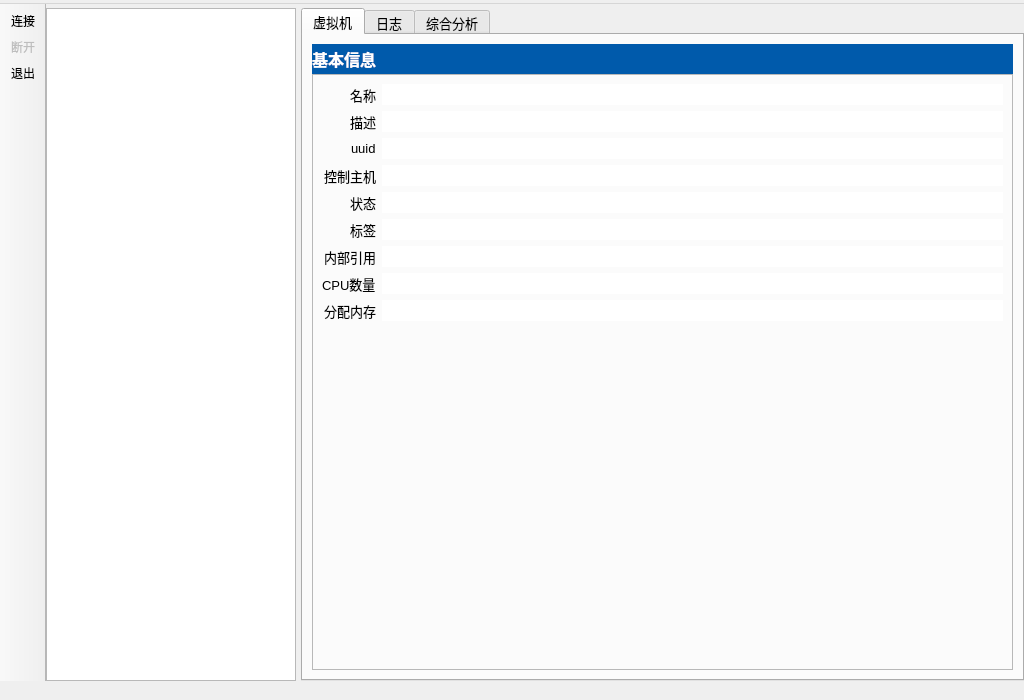
<?xml version="1.0" encoding="UTF-8"?>
<ui version="4.0">
 <class>MainWindow</class>
 <widget class="QMainWindow" name="MainWindow">
  <property name="geometry">
   <rect>
    <x>0</x>
    <y>0</y>
    <width>1024</width>
    <height>700</height>
   </rect>
  </property>
  <property name="windowTitle">
   <string>Micro XenServer Manager</string>
  </property>
  <property name="windowIcon">
   <iconset resource="resource.qrc">
    <normaloff>:/icon/resource/favicon.png</normaloff>:/icon/resource/favicon.png</iconset>
  </property>
  <property name="locale">
   <locale language="Chinese" country="China"/>
  </property>
  <property name="dockOptions">
   <set>QMainWindow::AnimatedDocks|QMainWindow::ForceTabbedDocks</set>
  </property>
  <widget class="QWidget" name="centralwidget">
   <property name="sizePolicy">
    <sizepolicy hsizetype="Expanding" vsizetype="Expanding">
     <horstretch>0</horstretch>
     <verstretch>0</verstretch>
    </sizepolicy>
   </property>
   <layout class="QVBoxLayout" name="verticalLayout">
    <property name="spacing">
     <number>0</number>
    </property>
    <property name="margin">
     <number>0</number>
    </property>
    <item>
     <widget class="QProgressBar" name="progressBar">
      <property name="sizePolicy">
       <sizepolicy hsizetype="Expanding" vsizetype="Fixed">
        <horstretch>0</horstretch>
        <verstretch>0</verstretch>
       </sizepolicy>
      </property>
      <property name="maximumSize">
       <size>
        <width>16777215</width>
        <height>4</height>
       </size>
      </property>
      <property name="styleSheet">
       <string notr="true">QProgressBar::chunk {
    border: 1px solid grey;
	border-left: 0px;
	border-right: 0px;
    border-radius: 5px;
    background-color: #b91f1f;
}
QProgressBar{
	border: 0px;
	background: transparent;
}</string>
      </property>
      <property name="textVisible">
       <bool>false</bool>
      </property>
      <property name="format">
       <string/>
      </property>
     </widget>
    </item>
    <item>
     <layout class="QHBoxLayout" name="horizontalLayout">
      <property name="margin">
       <number>0</number>
      </property>
      <item>
       <widget class="QTreeView" name="treeView">
        <property name="sizePolicy">
         <sizepolicy hsizetype="Fixed" vsizetype="Expanding">
          <horstretch>0</horstretch>
          <verstretch>0</verstretch>
         </sizepolicy>
        </property>
        <property name="maximumSize">
         <size>
          <width>250</width>
          <height>16777215</height>
         </size>
        </property>
        <property name="contextMenuPolicy">
         <enum>Qt::CustomContextMenu</enum>
        </property>
       </widget>
      </item>
      <item>
       <spacer name="horizontalSpacer">
        <property name="orientation">
         <enum>Qt::Horizontal</enum>
        </property>
        <property name="sizeType">
         <enum>QSizePolicy::Fixed</enum>
        </property>
        <property name="sizeHint" stdset="0">
         <size>
          <width>5</width>
          <height>20</height>
         </size>
        </property>
       </spacer>
      </item>
      <item>
       <widget class="QTabWidget" name="tabWidget">
        <property name="enabled">
         <bool>true</bool>
        </property>
        <property name="font">
         <font>
          <pointsize>10</pointsize>
         </font>
        </property>
        <property name="currentIndex">
         <number>0</number>
        </property>
        <property name="elideMode">
         <enum>Qt::ElideLeft</enum>
        </property>
        <widget class="QWidget" name="tabInformation">
         <attribute name="title">
          <string>虚拟机</string>
         </attribute>
         <layout class="QVBoxLayout" name="verticalLayout_3">
          <property name="spacing">
           <number>0</number>
          </property>
          <item>
           <widget class="QLabel" name="labelInformation">
            <property name="sizePolicy">
             <sizepolicy hsizetype="Preferred" vsizetype="Fixed">
              <horstretch>0</horstretch>
              <verstretch>0</verstretch>
             </sizepolicy>
            </property>
            <property name="minimumSize">
             <size>
              <width>0</width>
              <height>30</height>
             </size>
            </property>
            <property name="maximumSize">
             <size>
              <width>16777215</width>
              <height>30</height>
             </size>
            </property>
            <property name="font">
             <font>
              <pointsize>12</pointsize>
              <weight>75</weight>
              <bold>true</bold>
             </font>
            </property>
            <property name="styleSheet">
             <string notr="true">QLabel {
	color: white;
	background-color: rgb(0, 90, 171);
}</string>
            </property>
            <property name="text">
             <string>基本信息</string>
            </property>
            <property name="margin">
             <number>5</number>
            </property>
           </widget>
          </item>
          <item>
           <widget class="QFrame" name="frame">
            <property name="frameShape">
             <enum>QFrame::StyledPanel</enum>
            </property>
            <property name="frameShadow">
             <enum>QFrame::Sunken</enum>
            </property>
            <layout class="QFormLayout" name="formLayout_2">
             <property name="fieldGrowthPolicy">
              <enum>QFormLayout::AllNonFixedFieldsGrow</enum>
             </property>
             <property name="labelAlignment">
              <set>Qt::AlignRight|Qt::AlignTrailing|Qt::AlignVCenter</set>
             </property>
             <item row="0" column="0">
              <widget class="QLabel" name="label_4">
               <property name="font">
                <font>
                 <pointsize>10</pointsize>
                </font>
               </property>
               <property name="text">
                <string>名称</string>
               </property>
              </widget>
             </item>
             <item row="0" column="1">
              <widget class="QLineEdit" name="lineEdit_name_label">
               <property name="font">
                <font>
                 <pointsize>10</pointsize>
                </font>
               </property>
               <property name="frame">
                <bool>false</bool>
               </property>
               <property name="readOnly">
                <bool>true</bool>
               </property>
              </widget>
             </item>
             <item row="1" column="0">
              <widget class="QLabel" name="label_8">
               <property name="font">
                <font>
                 <pointsize>10</pointsize>
                </font>
               </property>
               <property name="text">
                <string>描述</string>
               </property>
              </widget>
             </item>
             <item row="1" column="1">
              <widget class="QLineEdit" name="lineEdit_name_description">
               <property name="font">
                <font>
                 <pointsize>10</pointsize>
                </font>
               </property>
               <property name="frame">
                <bool>false</bool>
               </property>
               <property name="readOnly">
                <bool>true</bool>
               </property>
              </widget>
             </item>
             <item row="2" column="0">
              <widget class="QLabel" name="label_2">
               <property name="font">
                <font>
                 <pointsize>10</pointsize>
                </font>
               </property>
               <property name="text">
                <string>uuid</string>
               </property>
              </widget>
             </item>
             <item row="2" column="1">
              <widget class="QLineEdit" name="lineEdit_uuid">
               <property name="font">
                <font>
                 <pointsize>10</pointsize>
                </font>
               </property>
               <property name="frame">
                <bool>false</bool>
               </property>
               <property name="readOnly">
                <bool>true</bool>
               </property>
              </widget>
             </item>
             <item row="4" column="0">
              <widget class="QLabel" name="label_3">
               <property name="font">
                <font>
                 <pointsize>10</pointsize>
                </font>
               </property>
               <property name="text">
                <string>状态</string>
               </property>
              </widget>
             </item>
             <item row="4" column="1">
              <widget class="QLineEdit" name="lineEdit_OpaqueRef">
               <property name="font">
                <font>
                 <pointsize>10</pointsize>
                </font>
               </property>
               <property name="frame">
                <bool>false</bool>
               </property>
               <property name="readOnly">
                <bool>true</bool>
               </property>
              </widget>
             </item>
             <item row="6" column="0">
              <widget class="QLabel" name="label_5">
               <property name="font">
                <font>
                 <pointsize>10</pointsize>
                </font>
               </property>
               <property name="text">
                <string>内部引用</string>
               </property>
              </widget>
             </item>
             <item row="6" column="1">
              <widget class="QLineEdit" name="lineEdit_power_state">
               <property name="font">
                <font>
                 <pointsize>10</pointsize>
                </font>
               </property>
               <property name="frame">
                <bool>false</bool>
               </property>
               <property name="readOnly">
                <bool>true</bool>
               </property>
              </widget>
             </item>
             <item row="7" column="0">
              <widget class="QLabel" name="label_6">
               <property name="font">
                <font>
                 <pointsize>10</pointsize>
                </font>
               </property>
               <property name="text">
                <string>CPU数量</string>
               </property>
              </widget>
             </item>
             <item row="7" column="1">
              <widget class="QLineEdit" name="lineEdit_VCPUs_at_startup">
               <property name="font">
                <font>
                 <pointsize>10</pointsize>
                </font>
               </property>
               <property name="frame">
                <bool>false</bool>
               </property>
               <property name="readOnly">
                <bool>true</bool>
               </property>
              </widget>
             </item>
             <item row="8" column="0">
              <widget class="QLabel" name="label_7">
               <property name="font">
                <font>
                 <pointsize>10</pointsize>
                </font>
               </property>
               <property name="text">
                <string>分配内存</string>
               </property>
              </widget>
             </item>
             <item row="8" column="1">
              <widget class="QLineEdit" name="lineEdit_memory_target">
               <property name="font">
                <font>
                 <pointsize>10</pointsize>
                </font>
               </property>
               <property name="frame">
                <bool>false</bool>
               </property>
               <property name="readOnly">
                <bool>true</bool>
               </property>
              </widget>
             </item>
             <item row="3" column="0">
              <widget class="QLabel" name="label_9">
               <property name="text">
                <string>控制主机</string>
               </property>
              </widget>
             </item>
             <item row="3" column="1">
              <widget class="QLineEdit" name="lineEdit_is_control_domain">
               <property name="font">
                <font>
                 <pointsize>10</pointsize>
                </font>
               </property>
               <property name="frame">
                <bool>false</bool>
               </property>
               <property name="readOnly">
                <bool>true</bool>
               </property>
              </widget>
             </item>
             <item row="5" column="0">
              <widget class="QLabel" name="label_10">
               <property name="font">
                <font>
                 <pointsize>10</pointsize>
                </font>
               </property>
               <property name="text">
                <string>标签</string>
               </property>
              </widget>
             </item>
             <item row="5" column="1">
              <widget class="QLineEdit" name="lineEdit_tags">
               <property name="font">
                <font>
                 <pointsize>10</pointsize>
                </font>
               </property>
               <property name="frame">
                <bool>false</bool>
               </property>
               <property name="readOnly">
                <bool>true</bool>
               </property>
              </widget>
             </item>
            </layout>
           </widget>
          </item>
         </layout>
        </widget>
        <widget class="QWidget" name="tabLog">
         <property name="sizePolicy">
          <sizepolicy hsizetype="Expanding" vsizetype="Expanding">
           <horstretch>0</horstretch>
           <verstretch>0</verstretch>
          </sizepolicy>
         </property>
         <attribute name="title">
          <string>日志</string>
         </attribute>
         <layout class="QVBoxLayout" name="verticalLayout_2">
          <property name="spacing">
           <number>0</number>
          </property>
          <item>
           <widget class="QLabel" name="labelLog">
            <property name="sizePolicy">
             <sizepolicy hsizetype="Preferred" vsizetype="Fixed">
              <horstretch>0</horstretch>
              <verstretch>0</verstretch>
             </sizepolicy>
            </property>
            <property name="minimumSize">
             <size>
              <width>0</width>
              <height>30</height>
             </size>
            </property>
            <property name="maximumSize">
             <size>
              <width>16777215</width>
              <height>30</height>
             </size>
            </property>
            <property name="font">
             <font>
              <pointsize>12</pointsize>
              <weight>75</weight>
              <bold>true</bold>
             </font>
            </property>
            <property name="styleSheet">
             <string notr="true">QLabel {
	color: white;
	background-color: rgb(0, 90, 171);
}</string>
            </property>
            <property name="text">
             <string>资源池日志</string>
            </property>
            <property name="margin">
             <number>5</number>
            </property>
           </widget>
          </item>
          <item>
           <widget class="QPlainTextEdit" name="plainTextLog">
            <property name="font">
             <font>
              <pointsize>12</pointsize>
             </font>
            </property>
            <property name="frameShape">
             <enum>QFrame::StyledPanel</enum>
            </property>
            <property name="lineWrapMode">
             <enum>QPlainTextEdit::NoWrap</enum>
            </property>
            <property name="readOnly">
             <bool>true</bool>
            </property>
           </widget>
          </item>
          <item>
           <widget class="QPushButton" name="pushButtonSaveLog">
            <property name="font">
             <font>
              <pointsize>10</pointsize>
              <weight>75</weight>
              <bold>true</bold>
             </font>
            </property>
            <property name="text">
             <string>输出日志到log.txt</string>
            </property>
           </widget>
          </item>
         </layout>
        </widget>
        <widget class="QWidget" name="tabStatistic">
         <attribute name="title">
          <string>综合分析</string>
         </attribute>
         <layout class="QVBoxLayout" name="verticalLayout_4">
          <property name="spacing">
           <number>0</number>
          </property>
          <property name="margin">
           <number>9</number>
          </property>
          <item>
           <widget class="QLabel" name="label">
            <property name="font">
             <font>
              <pointsize>12</pointsize>
              <weight>75</weight>
              <bold>true</bold>
             </font>
            </property>
            <property name="styleSheet">
             <string notr="true">QLabel {
	color: white;
	background-color: rgb(0, 90, 171);
}</string>
            </property>
            <property name="text">
             <string>动态数据</string>
            </property>
            <property name="margin">
             <number>5</number>
            </property>
           </widget>
          </item>
          <item>
           <widget class="QScrollArea" name="scrollArea_2">
            <property name="frameShape">
             <enum>QFrame::StyledPanel</enum>
            </property>
            <property name="alignment">
             <set>Qt::AlignLeading|Qt::AlignLeft|Qt::AlignTop</set>
            </property>
            <widget class="QWidget" name="scrollAreaWidgetContents_2">
             <property name="geometry">
              <rect>
               <x>0</x>
               <y>0</y>
               <width>690</width>
               <height>800</height>
              </rect>
             </property>
             <property name="minimumSize">
              <size>
               <width>690</width>
               <height>800</height>
              </size>
             </property>
             <property name="maximumSize">
              <size>
               <width>690</width>
               <height>800</height>
              </size>
             </property>
             <layout class="QVBoxLayout" name="verticalLayout_6">
              <property name="spacing">
               <number>0</number>
              </property>
              <property name="margin">
               <number>0</number>
              </property>
             </layout>
            </widget>
           </widget>
          </item>
         </layout>
        </widget>
       </widget>
      </item>
     </layout>
    </item>
   </layout>
  </widget>
  <widget class="QStatusBar" name="statusBar">
   <property name="toolTip">
    <string/>
   </property>
   <property name="statusTip">
    <string/>
   </property>
   <property name="autoFillBackground">
    <bool>false</bool>
   </property>
   <property name="locale">
    <locale language="Chinese" country="China"/>
   </property>
   <property name="sizeGripEnabled">
    <bool>false</bool>
   </property>
  </widget>
  <widget class="QMenuBar" name="menuBar">
   <property name="enabled">
    <bool>true</bool>
   </property>
   <property name="geometry">
    <rect>
     <x>0</x>
     <y>0</y>
     <width>1024</width>
     <height>21</height>
    </rect>
   </property>
   <property name="acceptDrops">
    <bool>false</bool>
   </property>
   <property name="locale">
    <locale language="Chinese" country="China"/>
   </property>
   <widget class="QMenu" name="menuMain">
    <property name="title">
     <string/>
    </property>
    <addaction name="actionConnect"/>
    <addaction name="actionDisconnect"/>
    <addaction name="separator"/>
    <addaction name="actionQuit"/>
   </widget>
   <widget class="QMenu" name="menuRunningVM">
    <property name="enabled">
     <bool>true</bool>
    </property>
    <property name="contextMenuPolicy">
     <enum>Qt::PreventContextMenu</enum>
    </property>
    <property name="acceptDrops">
     <bool>false</bool>
    </property>
    <property name="title">
     <string/>
    </property>
    <widget class="QMenu" name="menuVMMigrate">
     <property name="title">
      <string>迁移</string>
     </property>
    </widget>
    <addaction name="actionVMShutdown"/>
    <addaction name="actionVMSuspend"/>
    <addaction name="actionVMReboot"/>
    <addaction name="menuVMMigrate"/>
   </widget>
   <widget class="QMenu" name="menuHaltedVM">
    <property name="contextMenuPolicy">
     <enum>Qt::CustomContextMenu</enum>
    </property>
    <property name="title">
     <string/>
    </property>
    <addaction name="actionVMStart"/>
   </widget>
   <widget class="QMenu" name="menuHost">
    <property name="contextMenuPolicy">
     <enum>Qt::CustomContextMenu</enum>
    </property>
    <property name="title">
     <string/>
    </property>
    <addaction name="actionHostStart"/>
    <addaction name="actionHostShutdown"/>
    <addaction name="actionHostReboot"/>
   </widget>
   <widget class="QMenu" name="menuSuspendedVM">
    <property name="title">
     <string/>
    </property>
    <addaction name="actionVMResume"/>
   </widget>
   <addaction name="menuMain"/>
   <addaction name="menuRunningVM"/>
   <addaction name="menuHaltedVM"/>
   <addaction name="menuHost"/>
   <addaction name="menuSuspendedVM"/>
  </widget>
  <widget class="QToolBar" name="toolBar">
   <property name="windowTitle">
    <string>toolBar</string>
   </property>
   <property name="movable">
    <bool>false</bool>
   </property>
   <property name="allowedAreas">
    <set>Qt::LeftToolBarArea</set>
   </property>
   <attribute name="toolBarArea">
    <enum>LeftToolBarArea</enum>
   </attribute>
   <attribute name="toolBarBreak">
    <bool>false</bool>
   </attribute>
   <addaction name="actionConnect"/>
   <addaction name="actionDisconnect"/>
   <addaction name="actionQuit"/>
  </widget>
  <action name="actionConnect">
   <property name="icon">
    <iconset resource="resource.qrc">
     <normaloff>:/icon/resource/connect.png</normaloff>:/icon/resource/connect.png</iconset>
   </property>
   <property name="text">
    <string>连接</string>
   </property>
  </action>
  <action name="actionQuit">
   <property name="icon">
    <iconset resource="resource.qrc">
     <normaloff>:/icon/resource/quit.png</normaloff>:/icon/resource/quit.png</iconset>
   </property>
   <property name="text">
    <string>退出</string>
   </property>
  </action>
  <action name="actionDisconnect">
   <property name="enabled">
    <bool>false</bool>
   </property>
   <property name="icon">
    <iconset resource="resource.qrc">
     <normaloff>:/icon/resource/disconnect.png</normaloff>:/icon/resource/disconnect.png</iconset>
   </property>
   <property name="text">
    <string>断开</string>
   </property>
  </action>
  <action name="actionVMSuspend">
   <property name="text">
    <string>停止</string>
   </property>
  </action>
  <action name="actionVMShutdown">
   <property name="text">
    <string>关闭</string>
   </property>
  </action>
  <action name="actionVMStart">
   <property name="text">
    <string>启动</string>
   </property>
  </action>
  <action name="actionHostStart">
   <property name="text">
    <string>启动</string>
   </property>
  </action>
  <action name="actionHostShutdown">
   <property name="text">
    <string>关闭</string>
   </property>
  </action>
  <action name="actionHostReboot">
   <property name="text">
    <string>重启</string>
   </property>
  </action>
  <action name="actionVMReboot">
   <property name="text">
    <string>重启</string>
   </property>
  </action>
  <action name="actionVMResume">
   <property name="text">
    <string>恢复</string>
   </property>
  </action>
 </widget>
 <resources>
  <include location="resource.qrc"/>
 </resources>
 <connections/>
</ui>
